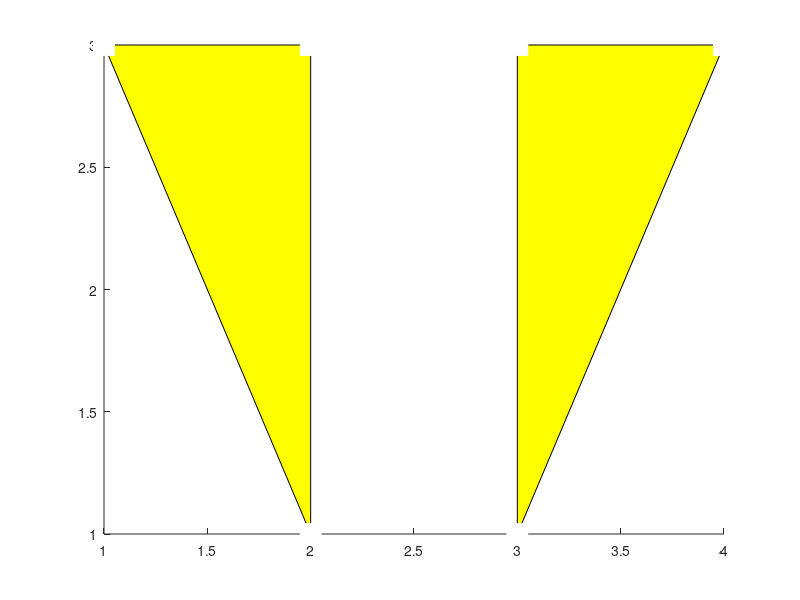
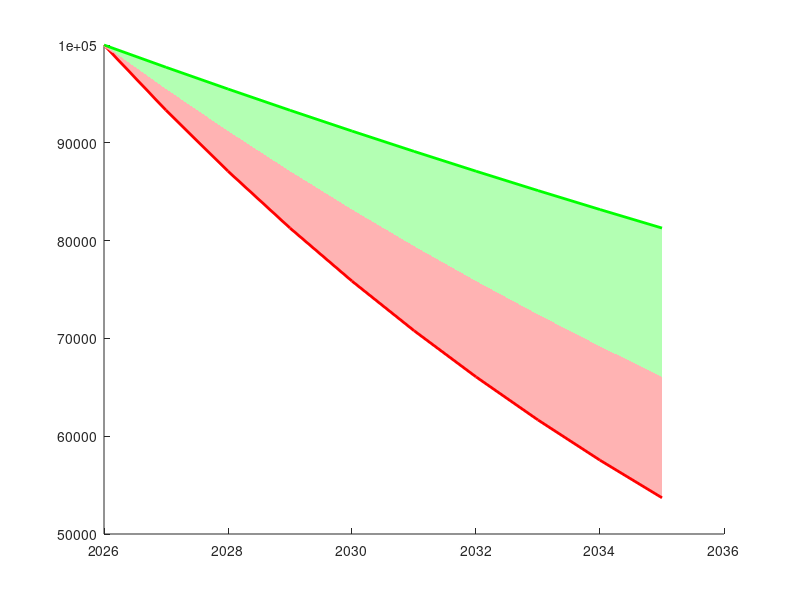

These figures' MATLAB source, in order:
%% Uncertainity in Future money

% First, some basics about defining a patch

figure(1), clf

% specify x and y coordinates

x = [1 2 2.5 4 3 2];
y = [1 2  3  3 1 1];

patch(x,y,'y')
hold on
plot(x,y,'ks','MarkerSize',15,'MarkerFaceColor','g')

set(gca, 'xlim', [min(x)-.5 max(x)+.5], 'ylim',[min(y)-.5 max(y)+.5])

%% multiple patches drawn at the same time

% specify x and y coordinates

x = [1 2 2; 3 3 4];
y = [3 3 1; 1 3 3];

clf

patch(x',y','y') % drawing patches down the columns
hold on
plot(x,y,'ws','MarkerSize',15,'MarkerFaceColor','w')

%% Money

% initialize three variables
% I could also use one matrix with all variables
[money,moneyP,moneyM] = deal( 100000 );

% loop over years, starting "next year" (1+1)
for i = 1:9
    % apply formula in slides for different inflation amounts
    % note that 5% = 0.05
    money(i+1)  = money(i) * 10^(-.02);
    moneyP(i+1) = moneyP(i) * 10^(-.01);
    moneyM(i+1) = moneyM(i) * 10^(-.03);
end

% define x-axis labels as years, from system clock
year = clock;
year = year(1);
xlabels = year+(0:i);

% first, draw line plots
figure(2), clf, hold on

plot(xlabels,moneyM,'r','LineWidth',2);
plot(xlabels,money,'w--','LineWidth',2);
plot(xlabels,moneyP,'g','LineWidth',2);

% plot the patch
patch([xlabels xlabels(end:-1:1)], [moneyP money(end:-1:1)],'g','facealpha',.3,'linestyle','none');
patch([xlabels xlabels(end:-1:1)], [money moneyM(end:-1:1)],'r','facealpha',.3,'linestyle','none');
